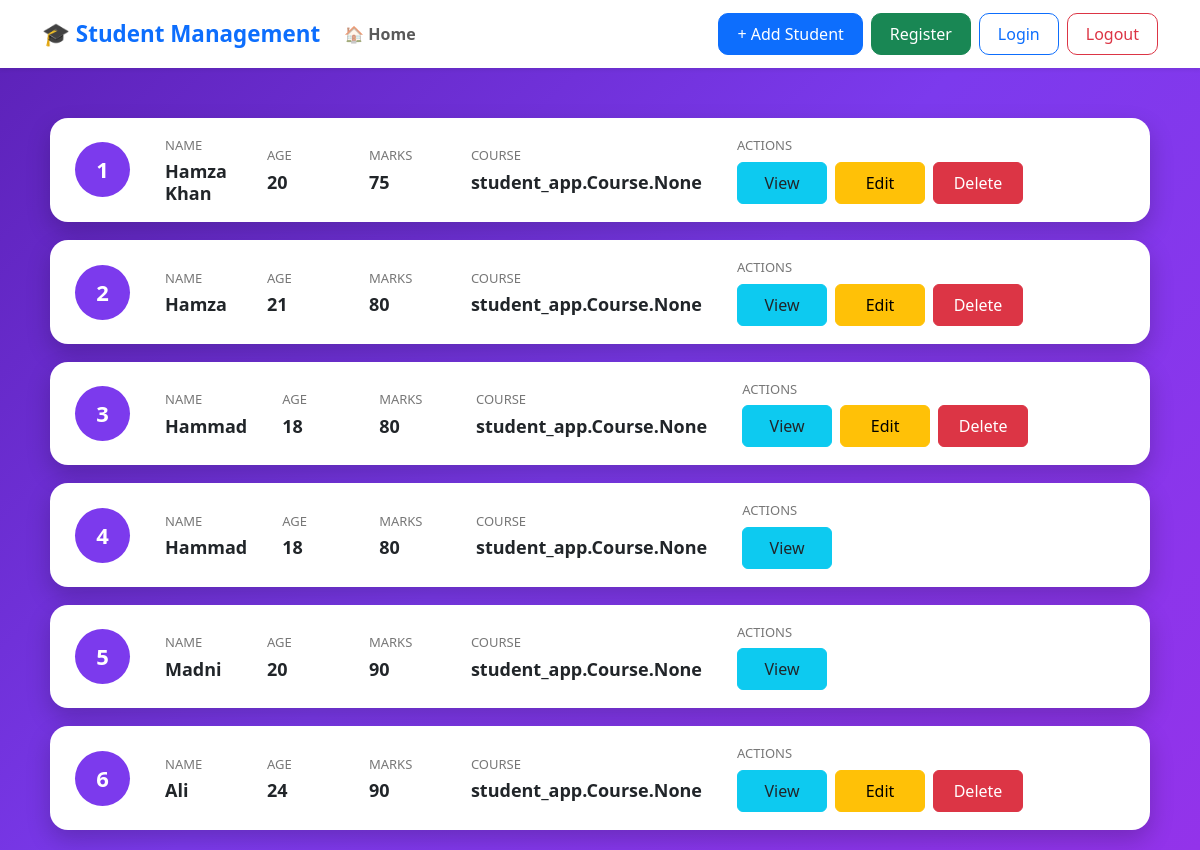
The page /student_list/ (signed in) on the database its author committed.
### student_app/models.py (models this page shows)
class Student(models.Model):
    user = models.ForeignKey(User, on_delete=models.CASCADE)
    name = models.CharField(max_length=100)
    age = models.IntegerField()
    marks = models.IntegerField()
    email = models.EmailField(max_length=100, blank=True)
    enrollment_date = models.DateField(default=timezone.now)
    is_active = models.BooleanField(default=True)
    courses = models.ManyToManyField("Course")

### student_app/views.py (the view)
# urls.py: path("student_list/", views.StudentListView.as_view(), name="student_list"),
class StudentListView(ListView):
    model = Student

### templates/student_app/student_list.html (shortened to what this page needs)
{% extends "student_app/base.html" %}
{% block content %}
<div class="student-container">
{% for student in student_list %}
<div class="student-card">
    <div class="counter">
        {{ forloop.counter }}
    </div>
    <div class="info">
        <div class="item">
            <small>Name</small>
            <h4>{{ student.name }}</h4>
        </div>
        <div class="item">
            <small>Age</small>
            <h4>{{ student.age }}</h4>
        </div>
        <div class="item">
            <small>Marks</small>
            <h4>{{ student.marks }}</h4>
        </div>
        <div class="item">
            <small>Course</small>
            <h4>{{ student.courses }}</h4>
        </div>
        <div class="item">
            <small>Actions</small>
                <div class="actions">
                    <a href="{% url 'detail_student' student.pk %}" class="btn btn-info text-dark">
                        View
                    </a>
                    {% if request.user == student.user %}
                        <a href="{% url 'update_student' student.pk %}" class="btn btn-warning">
                            Edit
                        </a>
                        <a href="{% url 'delete_student' student.pk %}" class="btn btn-danger">
                            Delete
                        </a>
                    {% else %}
                        <span class="btn-placeholder"></span>
                        <span class="btn-placeholder"></span>
                    {% endif %}
                </div>
        </div>
    </div>
</div>
{% endfor %}
</div>
{% endblock %}

### templates/student_app/base.html (style rules this page uses)
.btn { border-radius: 10px; padding: 8px 18px; }

### templates/student_app/student_list.html (style rules this page uses)
body { background:linear-gradient(135deg,#5b21b6,#7c3aed,#9333ea); min-height:100vh; padding:0; }
.student-container, main.box { max-width:1100px; margin:50px auto 20px auto; }
.student-card { background:#fff; border-radius:18px; padding:18px 25px; margin-bottom:18px; display:flex; align-items:center; justify-content:space-between; box-shadow:0 10px 25px rgba(0,0,0,.2); transition:.3s; }
.counter, .serial { width:55px; height:55px; border-radius:50%; background:#7c3aed; color:#fff; display:flex; justify-content:center; align-items:center; font-size:22px; font-weight:bold; flex-shrink:0; }
.info { flex:1; display:grid; grid-template-columns:repeat(6,1fr); gap:35px; margin-left:35px; align-items:center; }
.item small, .label { display:block; font-size:13px; color:#777; text-transform:uppercase; margin-bottom:6px; }
.item h4, .value { margin:0; font-size:18px; font-weight:600; }
.actions { display:flex; gap:8px; }
.actions .btn { border-radius:6px; padding:8px 16px; font-weight:500; }
.actions { display:flex; gap:8px; align-items:center; }
.actions .btn { width:90px; }
.btn-placeholder { width:90px; height:38px; display:inline-block; }

### rows shown on the page
Student: name "Hamza Khan", age "20", marks "75", courses "student_app.Course.None", shows "Edit"
Student: name "Hamza", age "21", marks "80", courses "student_app.Course.None", shows "Edit"
Student: name "Hammad", age "18", marks "80", courses "student_app.Course.None", shows "Edit"
Student: name "Hammad", age "18", marks "80", courses "student_app.Course.None"
Student: name "Madni", age "20", marks "90", courses "student_app.Course.None"
Student: name "Ali", age "24", marks "90", courses "student_app.Course.None", shows "Edit"
